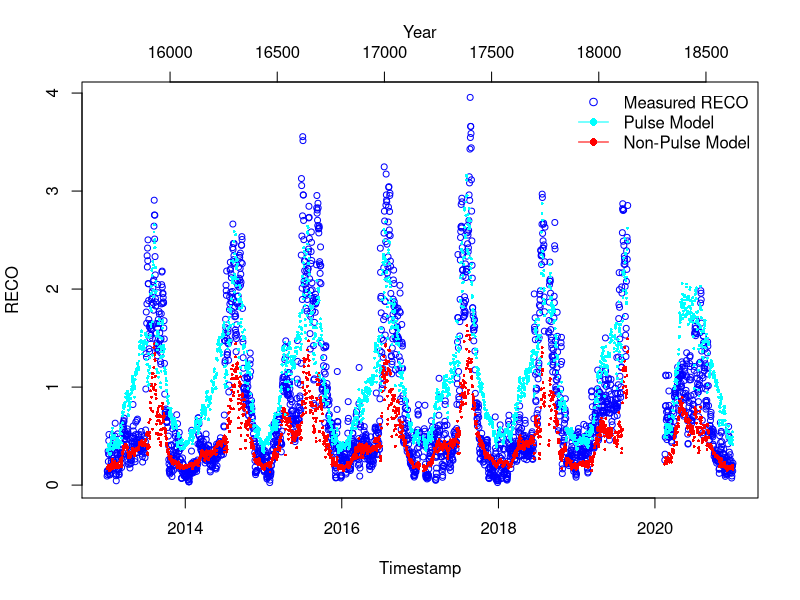
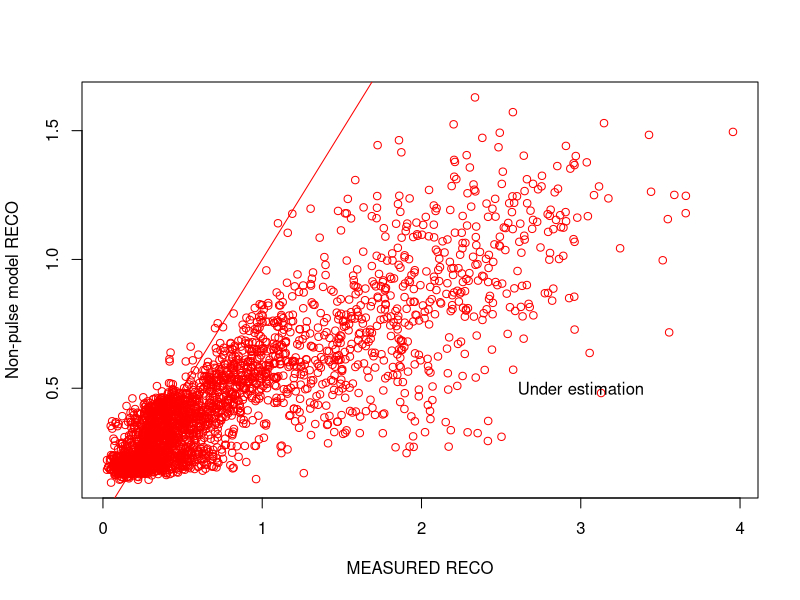
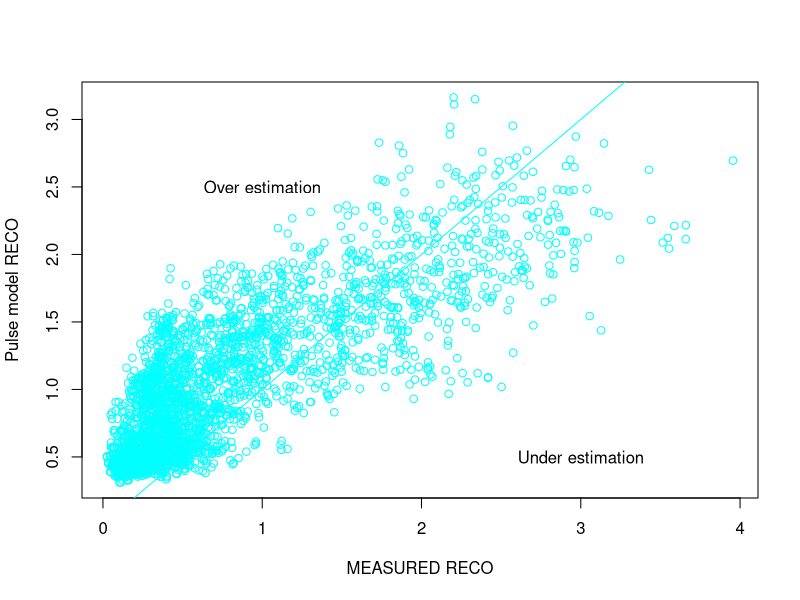
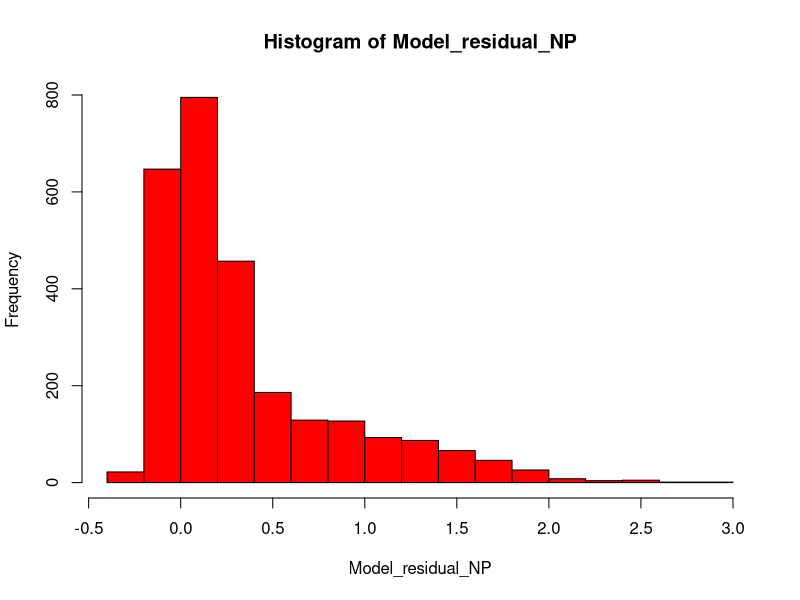
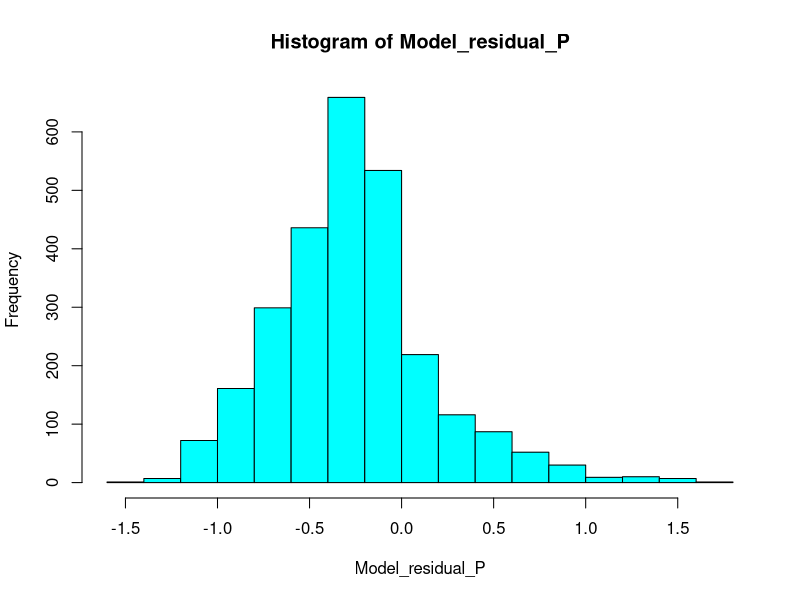
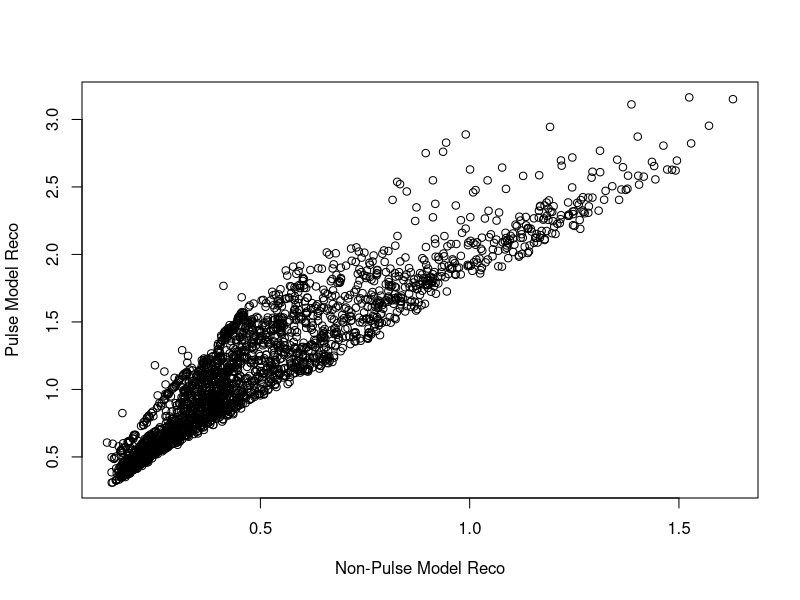
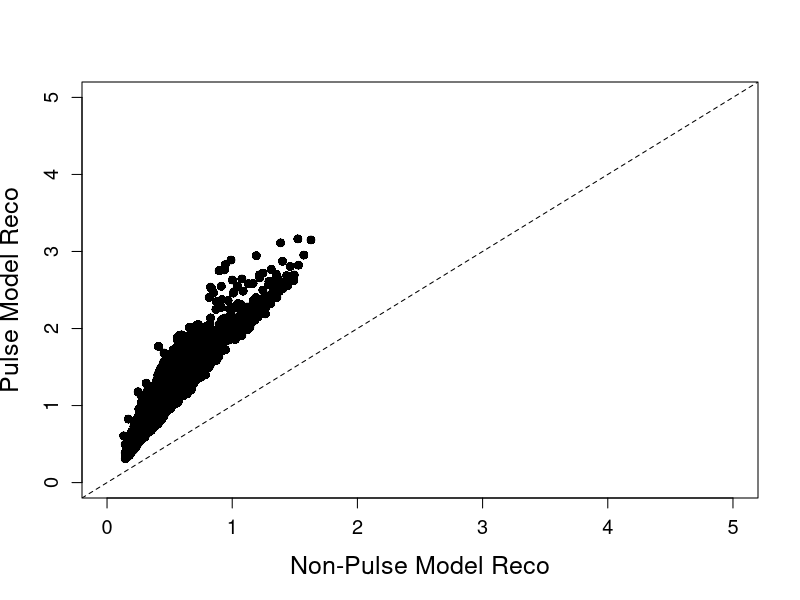

The R script that drew these images, in order:
library(tidyverse)
library(stats)
library(grDevices)
library(readr)
########## Non-linear model for daily data ##################
# Fitting parameters for model4 from Roby et al 2019
#Author: Dave Moore and Anastasia Makhnykina
##### Read in pulse and non-pulse data generated by CreateVariableDuration.R



years_sum_Pulse0 <- read.csv("data/years_sum_Pulse0_DM.csv", header = TRUE, na.strings = "NA")
years_sum_Pulse1<- read.csv("data/years_sum_Pulse1_DM.csv", header = TRUE, na.strings = "NA")
years_sum1<- read.csv("data/years_sum1_DM.csv", header = TRUE, na.strings = "NA")

years_sum_Pulse0$date <- as.Date(years_sum_Pulse0$date)
years_sum_Pulse1$date <- as.Date(years_sum_Pulse1$date)
years_sum1$date <- as.Date(years_sum1$date)


# CHECK COLUMN NAMES AND DATA TYPES
str(years_sum_Pulse0)
str(years_sum_Pulse1)
str(years_sum1)

# Remove rows with missing values
years_sum_Pulse0 <- na.omit(years_sum_Pulse0)

# Calculate Soil Moisture
SoilMoisture <- years_sum_Pulse0$meanSWC5/100

# Assign variables
meanSWC5_NP <- SoilMoisture
meanST5_NP <- years_sum_Pulse0$meanST5
meanGPP_NP <- years_sum_Pulse0$meanGPP
GPPmax_NP <- max(years_sum_Pulse0$meanGPP)

# Fit model
Param_model4_NP <- nls(meanRECO ~ Fref*((meanGPP_NP/GPPmax_NP +n)/1+n) *
                         (1-c4*(0.1-meanSWC5_NP)^2)*exp(b4*meanST5_NP), 
                       data = years_sum_Pulse0,
                       start = list(Fref=0.75, c4=56.54, b4=0.04, n=0.84),
                       control = nls.control(maxiter = 1000, minFactor = 0.01)
)
Summary_Model4_NP = summary(Param_model4_NP)


# 
# Formula: meanRECO ~ Fref * ((meanGPP_NP/GPPmax_NP + n)/1 + n) * (1 - c4 * 
#                                                                    (0.1 - meanSWC5_NP)^2) * exp(b4 * meanST5_NP)
# 
#Estimated Wed May 3rd 
# Parameters:
#   Estimate Std. Error t value Pr(>|t|)    
# Fref     0.021298  25.796  < 2e-16 ***
#   c4   14.410701   4.860611   2.965  0.00307 ** 
#   b4    0.034738   0.001528  22.737  < 2e-16 ***
#   n     0.131463   0.004753  27.661  < 2e-16 ***
#   

# NON_Pulse parameters
FrefNP = 0.549414 
SMoptNP =0.125 
c4NP = 14.410701   
b4NP =  0.034738
nNP=  0.131463


# Remove rows with missing values
years_sum_Pulse1 <- na.omit(years_sum_Pulse1)

SoilMoisture_P =years_sum_Pulse1$meanSWC5/100
meanSWC5_P = SoilMoisture_P
meanST5_P = years_sum_Pulse1$meanST5
meanGPP_P = years_sum_Pulse1$meanGPP
GPPmax_P = max(years_sum_Pulse1$meanGPP)

Param_model4_P <- nls(meanRECO ~ Fref*((meanGPP_P/GPPmax_P +n)/1+n) *(1-c4*(0.1-meanSWC5_P)^2)*exp(b4*meanST5_P), 
                       data = years_sum_Pulse1,
                       start = list(Fref=0.75,  c4=56.54, b4=0.04, n=0.84),
                       control = nls.control(maxiter = 1000, minFactor = 0.01)
)
Summary_Model4_P = summary(Param_model4_P)
# # 
# Parameters:
#   Estimate Std. Error t value Pr(>|t|)    
# Fref   0.616634   0.045269  13.621  < 2e-16 ***
#   c4   -10.431847   1.596214  -6.535 1.01e-10 ***
#   b4     0.044407   0.002129  20.862  < 2e-16 ***
#   n      0.243863   0.014703  16.586  < 2e-16 ***
# Pulse parameters
FrefP = 0.616634 
SMoptP =0.125 
c4P = -10.431847   
b4P =   0.044407
nP=  0.243863




complete.cases(years_sum1)

# Remove rows with missing values
years_sum1 <- na.omit(years_sum1)

# Setting up drivers for all time
All_meanSWC5 =years_sum1$meanSWC5/100
All_meanST5 = years_sum1$meanST5
All_meanGPP = years_sum1$meanGPP
All_GPPmax = max(years_sum1$meanGPP)

#run model for full time series based on non-pulse time parameters
ALL_model4_NP = FrefNP*((All_meanGPP/All_GPPmax +nNP)/1+nNP) *(1-c4NP*(SMoptNP-All_meanSWC5)^2)*exp(b4NP*All_meanST5)
#run model for full time series based on pulse time parameters
All_model4_P = FrefP*((All_meanGPP/All_GPPmax +nP)/1+nP) *(1-c4P*(SMoptP-All_meanSWC5)^2)*exp(b4P*All_meanST5)


# Plot the RECO time series
plot(years_sum1$date, years_sum1$meanRECO, type = "p", col = "blue", xlab = "Timestamp", ylab = "RECO", cex = 0.8)

# Add the model output time series to the plot
points(years_sum1$date, ALL_model4_NP, col = "red", pch = 16, cex = 0.4)
points(years_sum1$date, All_model4_P, col = "cyan", pch = 16, cex = 0.4, alpha=0.5)

# create the legend
legend(x = "topright",
       legend = c("Measured RECO", "Pulse Model", "Non-Pulse Model"),
       pch = c(1, 16, 16),
       col = c("blue", "cyan", "red"),
       lty = c(NA, 1, 1),
       bty = "n")

# Add another x-axis with the year
par(new=TRUE)
plot(years_sum1$date, years_sum1$meanRECO, type = "n", axes=FALSE, xlab="", ylab="")
axis(side=3)
mtext("Year",side=3,line=2)
axis(side=1, at = as.numeric(format(years_sum1$date, "%Y")), labels = format(years_sum1$date, "%Y"))




plot(years_sum1$meanRECO,ALL_model4_NP, type = "p", col = "red", xlab = "MEASURED RECO", ylab = "Non-pulse model RECO")
text(x = 1, y = 2.5, labels = "Over estimation")
text(x = 3, y = 0.5, labels = "Under estimation")
points( years_sum1$meanRECO,years_sum1$meanRECO,  type = "l", col = "red")

plot(years_sum1$meanRECO,All_model4_P,  type = "p", col = "cyan", xlab = "MEASURED RECO", ylab = "Pulse model RECO")
text(x = 1, y = 2.5, labels = "Over estimation")
text(x = 3, y = 0.5, labels = "Under estimation")
points( years_sum1$meanRECO,years_sum1$meanRECO,  type = "l", col = "cyan")



# Calulate the model residual and investigate whether residuals are higher during pulse times. 
Model_residual_NP = years_sum1$meanRECO-ALL_model4_NP
hist(Model_residual_NP, col = "red")

Model_residual_P = years_sum1$meanRECO - All_model4_P
hist(Model_residual_P, col = "cyan")


# calculate RMSE
rmse_NP <- sqrt(mean((ALL_model4_NP - years_sum1$meanRECO)^2))
rmse_P <- sqrt(mean((All_model4_P - years_sum1$meanRECO)^2))
# calculate MAPE
mape_NP <- mean(abs(ALL_model4_NP - years_sum1$meanRECO) / years_sum1$meanRECO) * 100
mape_P <- mean(abs(All_model4_P - years_sum1$meanRECO) / years_sum1$meanRECO) * 100
# calculate R-squared
r_squared_NP <- cor(ALL_model4_NP, years_sum1$meanRECO)^2
r_squared_P <- cor(All_model4_P, years_sum1$meanRECO)^2

Reco_NP = sum(ALL_model4_NP)
Reco_P = sum(All_model4_P)
Reco_obs = sum(years_sum1$meanRECO)


plot(ALL_model4_NP,All_model4_P, xlab = "Non-Pulse Model Reco", ylab = "Pulse Model Reco")


# Set the plot size and resolution
png("model_comparison.png", width = 800, height = 800, units = "px", res = 300)

# Create a blank plot with axis labels and limits
plot(ALL_model4_NP, All_model4_P, xlab = "Non-Pulse Model Reco", ylab = "Pulse Model Reco", 
     xlim = c(0, 5), ylim = c(0, 5), cex.lab = 1.5, cex.axis = 1.2)

# Add a 1:1 line to the plot
abline(a = 0, b = 1, lty = 2)

# Add points to the plot
points(ALL_model4_NP, All_model4_P, pch = 16, col = "black", cex = 1.2)



# Save the plot
dev.off()

